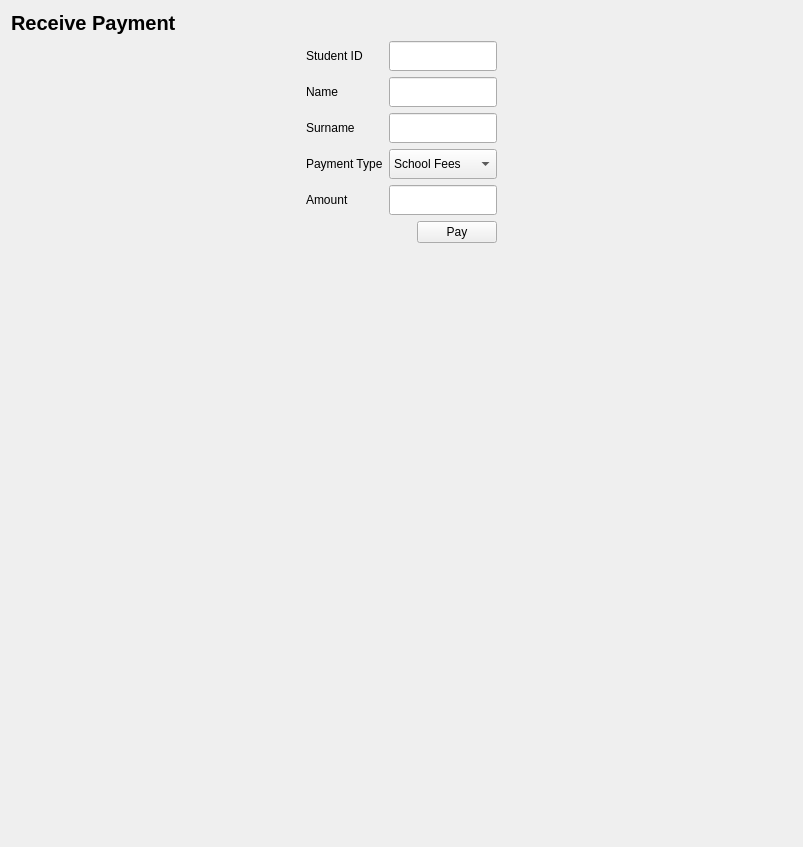
          <widget class="QWidget" name="receive_payment_page">
           <layout class="QVBoxLayout" name="verticalLayout_26">
            <item>
             <widget class="QLabel" name="label">
              <property name="font">
               <font>
                <pointsize>15</pointsize>
                <bold>true</bold>
               </font>
              </property>
              <property name="text">
               <string>Receive Payment</string>
              </property>
             </widget>
            </item>
            <item>
             <layout class="QHBoxLayout" name="horizontalLayout_6">
              <item>
               <spacer name="horizontalSpacer_4">
                <property name="orientation">
                 <enum>Qt::Horizontal</enum>
                </property>
                <property name="sizeHint" stdset="0">
                 <size>
                  <width>295</width>
                  <height>20</height>
                 </size>
                </property>
               </spacer>
              </item>
              <item>
               <layout class="QVBoxLayout" name="verticalLayout_13">
                <item>
                 <layout class="QHBoxLayout" name="horizontalLayout_4">
                  <item>
                   <layout class="QVBoxLayout" name="verticalLayout_12">
                    <item>
                     <widget class="QLabel" name="label_12">
                      <property name="text">
                       <string>Student ID</string>
                      </property>
                     </widget>
                    </item>
                    <item>
                     <widget class="QLabel" name="label_14">
                      <property name="text">
                       <string>Name</string>
                      </property>
                     </widget>
                    </item>
                    <item>
                     <widget class="QLabel" name="label_15">
                      <property name="text">
                       <string>Surname</string>
                      </property>
                     </widget>
                    </item>
                    <item>
                     <widget class="QLabel" name="label_13">
                      <property name="text">
                       <string>Payment Type</string>
                      </property>
                     </widget>
                    </item>
                    <item>
                     <widget class="QLabel" name="label_16">
                      <property name="text">
                       <string>Amount</string>
                      </property>
                     </widget>
                    </item>
                   </layout>
                  </item>
                  <item>
                   <layout class="QVBoxLayout" name="verticalLayout_11">
                    <item>
                     <widget class="QLineEdit" name="lineEdit">
                      <property name="minimumSize">
                       <size>
                        <width>0</width>
                        <height>30</height>
                       </size>
                      </property>
                      <property name="alignment">
                       <set>Qt::AlignRight|Qt::AlignTrailing|Qt::AlignVCenter</set>
                      </property>
                     </widget>
                    </item>
                    <item>
                     <widget class="QLineEdit" name="lineEdit_12">
                      <property name="minimumSize">
                       <size>
                        <width>0</width>
                        <height>30</height>
                       </size>
                      </property>
                      <property name="readOnly">
                       <bool>true</bool>
                      </property>
                     </widget>
                    </item>
                    <item>
                     <widget class="QLineEdit" name="lineEdit_13">
                      <property name="minimumSize">
                       <size>
                        <width>0</width>
                        <height>30</height>
                       </size>
                      </property>
                      <property name="readOnly">
                       <bool>true</bool>
                      </property>
                     </widget>
                    </item>
                    <item>
                     <widget class="QComboBox" name="comboBox">
                      <property name="minimumSize">
                       <size>
                        <width>0</width>
                        <height>30</height>
                       </size>
                      </property>
                      <item>
                       <property name="text">
                        <string>School Fees</string>
                       </property>
                      </item>
                      <item>
                       <property name="text">
                        <string>Library Fees</string>
                       </property>
                      </item>
                     </widget>
                    </item>
                    <item>
                     <widget class="QLineEdit" name="lineEdit_2">
                      <property name="minimumSize">
                       <size>
                        <width>0</width>
                        <height>30</height>
                       </size>
                      </property>
                     </widget>
                    </item>
                   </layout>
                  </item>
                 </layout>
                </item>
                <item>
                 <layout class="QHBoxLayout" name="horizontalLayout_5">
                  <item>
                   <spacer name="horizontalSpacer_10">
                    <property name="orientation">
                     <enum>Qt::Horizontal</enum>
                    </property>
                    <property name="sizeHint" stdset="0">
                     <size>
                      <width>40</width>
                      <height>20</height>
                     </size>
                    </property>
                   </spacer>
                  </item>
                  <item>
                   <widget class="QPushButton" name="pushButton_17">
                    <property name="text">
                     <string>Pay</string>
                    </property>
                   </widget>
                  </item>
                 </layout>
                </item>
               </layout>
              </item>
              <item>
               <spacer name="horizontalSpacer_5">
                <property name="orientation">
                 <enum>Qt::Horizontal</enum>
                </property>
                <property name="sizeHint" stdset="0">
                 <size>
                  <width>295</width>
                  <height>20</height>
                 </size>
                </property>
               </spacer>
              </item>
             </layout>
            </item>
            <item>
             <spacer name="verticalSpacer_5">
              <property name="orientation">
               <enum>Qt::Vertical</enum>
              </property>
              <property name="sizeHint" stdset="0">
               <size>
                <width>20</width>
                <height>593</height>
               </size>
              </property>
             </spacer>
            </item>
           </layout>
          </widget>
